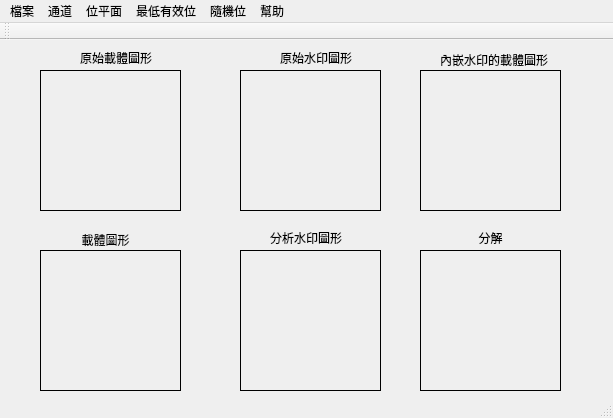
<?xml version="1.0" encoding="UTF-8"?>
<ui version="4.0">
 <class>MainWindow</class>
 <widget class="QMainWindow" name="MainWindow">
  <property name="geometry">
   <rect>
    <x>0</x>
    <y>0</y>
    <width>613</width>
    <height>418</height>
   </rect>
  </property>
  <property name="windowTitle">
   <string>chapter10</string>
  </property>
  <widget class="QWidget" name="centralWidget">
   <widget class="QLabel" name="label1">
    <property name="geometry">
     <rect>
      <x>40</x>
      <y>30</y>
      <width>141</width>
      <height>141</height>
     </rect>
    </property>
    <property name="frameShape">
     <enum>QFrame::Box</enum>
    </property>
    <property name="text">
     <string/>
    </property>
   </widget>
   <widget class="QLabel" name="label2">
    <property name="geometry">
     <rect>
      <x>240</x>
      <y>30</y>
      <width>141</width>
      <height>141</height>
     </rect>
    </property>
    <property name="frameShape">
     <enum>QFrame::Box</enum>
    </property>
    <property name="text">
     <string/>
    </property>
   </widget>
   <widget class="QLabel" name="label4">
    <property name="geometry">
     <rect>
      <x>40</x>
      <y>210</y>
      <width>141</width>
      <height>141</height>
     </rect>
    </property>
    <property name="frameShape">
     <enum>QFrame::Box</enum>
    </property>
    <property name="text">
     <string/>
    </property>
   </widget>
   <widget class="QLabel" name="label5">
    <property name="geometry">
     <rect>
      <x>240</x>
      <y>210</y>
      <width>141</width>
      <height>141</height>
     </rect>
    </property>
    <property name="frameShape">
     <enum>QFrame::Box</enum>
    </property>
    <property name="text">
     <string/>
    </property>
   </widget>
   <widget class="QLabel" name="label">
    <property name="geometry">
     <rect>
      <x>80</x>
      <y>10</y>
      <width>81</width>
      <height>16</height>
     </rect>
    </property>
    <property name="text">
     <string>原始載體圖形</string>
    </property>
   </widget>
   <widget class="QLabel" name="label_2">
    <property name="geometry">
     <rect>
      <x>280</x>
      <y>10</y>
      <width>81</width>
      <height>16</height>
     </rect>
    </property>
    <property name="text">
     <string>原始水印圖形</string>
    </property>
   </widget>
   <widget class="QLabel" name="label_3">
    <property name="geometry">
     <rect>
      <x>40</x>
      <y>190</y>
      <width>131</width>
      <height>20</height>
     </rect>
    </property>
    <property name="text">
     <string>載體圖形</string>
    </property>
    <property name="alignment">
     <set>Qt::AlignCenter</set>
    </property>
   </widget>
   <widget class="QLabel" name="label_4">
    <property name="geometry">
     <rect>
      <x>270</x>
      <y>190</y>
      <width>81</width>
      <height>16</height>
     </rect>
    </property>
    <property name="text">
     <string>分析水印圖形</string>
    </property>
   </widget>
   <widget class="QLabel" name="label3">
    <property name="geometry">
     <rect>
      <x>420</x>
      <y>30</y>
      <width>141</width>
      <height>141</height>
     </rect>
    </property>
    <property name="frameShape">
     <enum>QFrame::Box</enum>
    </property>
    <property name="text">
     <string/>
    </property>
   </widget>
   <widget class="QLabel" name="label_5">
    <property name="geometry">
     <rect>
      <x>440</x>
      <y>10</y>
      <width>111</width>
      <height>20</height>
     </rect>
    </property>
    <property name="text">
     <string>內嵌水印的載體圖形</string>
    </property>
   </widget>
   <widget class="QLabel" name="label6">
    <property name="geometry">
     <rect>
      <x>420</x>
      <y>210</y>
      <width>141</width>
      <height>141</height>
     </rect>
    </property>
    <property name="frameShape">
     <enum>QFrame::Box</enum>
    </property>
    <property name="text">
     <string/>
    </property>
   </widget>
   <widget class="QLabel" name="label_6">
    <property name="geometry">
     <rect>
      <x>450</x>
      <y>190</y>
      <width>81</width>
      <height>16</height>
     </rect>
    </property>
    <property name="text">
     <string>分解</string>
    </property>
    <property name="alignment">
     <set>Qt::AlignCenter</set>
    </property>
   </widget>
  </widget>
  <widget class="QMenuBar" name="menuBar">
   <property name="geometry">
    <rect>
     <x>0</x>
     <y>0</y>
     <width>613</width>
     <height>23</height>
    </rect>
   </property>
   <widget class="QMenu" name="menu">
    <property name="title">
     <string>檔案</string>
    </property>
    <addaction name="openLenaJpg"/>
    <addaction name="openCustomeFile"/>
    <addaction name="restoreFile"/>
    <addaction name="exitSystem"/>
   </widget>
   <widget class="QMenu" name="menu_2">
    <property name="title">
     <string>幫助</string>
    </property>
    <addaction name="copyright"/>
    <addaction name="about"/>
   </widget>
   <widget class="QMenu" name="menu_9">
    <property name="title">
     <string>通道</string>
    </property>
    <widget class="QMenu" name="menuR_2">
     <property name="title">
      <string>R通道</string>
     </property>
     <addaction name="Rcolor"/>
     <addaction name="Rgrey"/>
    </widget>
    <widget class="QMenu" name="menuG">
     <property name="title">
      <string>G通道</string>
     </property>
     <addaction name="Gcolor"/>
     <addaction name="Ggrey"/>
    </widget>
    <widget class="QMenu" name="menuB">
     <property name="title">
      <string>B通道</string>
     </property>
     <addaction name="Bcolor"/>
     <addaction name="Bgrey"/>
    </widget>
    <addaction name="menuR_2"/>
    <addaction name="menuG"/>
    <addaction name="menuB"/>
   </widget>
   <widget class="QMenu" name="menu_5">
    <property name="title">
     <string>位平面</string>
    </property>
    <widget class="QMenu" name="menu_12">
     <property name="title">
      <string>彩色</string>
     </property>
     <addaction name="zero"/>
     <addaction name="one"/>
     <addaction name="two"/>
     <addaction name="three"/>
     <addaction name="four"/>
     <addaction name="five"/>
     <addaction name="six"/>
     <addaction name="seven"/>
    </widget>
    <widget class="QMenu" name="menu_3">
     <property name="title">
      <string>灰階</string>
     </property>
     <addaction name="zeroGray"/>
     <addaction name="oneGray"/>
     <addaction name="twoGray"/>
     <addaction name="threeGray"/>
     <addaction name="fourGray"/>
     <addaction name="fiveGray"/>
     <addaction name="sixGray"/>
     <addaction name="sevenGray"/>
    </widget>
    <addaction name="menu_12"/>
    <addaction name="menu_3"/>
   </widget>
   <widget class="QMenu" name="menu_4">
    <property name="title">
     <string>最低有效位</string>
    </property>
    <addaction name="NEmbed"/>
    <addaction name="NExtract"/>
   </widget>
   <widget class="QMenu" name="menu_6">
    <property name="title">
     <string>隨機位</string>
    </property>
    <addaction name="NBRembed"/>
    <addaction name="NBRextract"/>
   </widget>
   <addaction name="menu"/>
   <addaction name="menu_9"/>
   <addaction name="menu_5"/>
   <addaction name="menu_4"/>
   <addaction name="menu_6"/>
   <addaction name="menu_2"/>
  </widget>
  <widget class="QToolBar" name="mainToolBar">
   <attribute name="toolBarArea">
    <enum>TopToolBarArea</enum>
   </attribute>
   <attribute name="toolBarBreak">
    <bool>false</bool>
   </attribute>
  </widget>
  <widget class="QStatusBar" name="statusBar"/>
  <action name="openLenaJpg">
   <property name="text">
    <string>開啟測試檔案（lena.jpg)</string>
   </property>
  </action>
  <action name="openCustomeFile">
   <property name="text">
    <string>開啟自訂檔案</string>
   </property>
  </action>
  <action name="restoreFile">
   <property name="text">
    <string>復原</string>
   </property>
  </action>
  <action name="exitSystem">
   <property name="text">
    <string>離開</string>
   </property>
  </action>
  <action name="copyright">
   <property name="text">
    <string>版權</string>
   </property>
  </action>
  <action name="about">
   <property name="text">
    <string>關於</string>
   </property>
  </action>
  <action name="embed">
   <property name="text">
    <string>內嵌</string>
   </property>
  </action>
  <action name="extract">
   <property name="text">
    <string>分析</string>
   </property>
  </action>
  <action name="NEmbed">
   <property name="text">
    <string>內嵌</string>
   </property>
  </action>
  <action name="NExtract">
   <property name="text">
    <string>分析</string>
   </property>
  </action>
  <action name="Rcolor">
   <property name="text">
    <string>彩色</string>
   </property>
  </action>
  <action name="Gcolor">
   <property name="text">
    <string>彩色</string>
   </property>
  </action>
  <action name="Bcolor">
   <property name="text">
    <string>彩色</string>
   </property>
  </action>
  <action name="Rgrey">
   <property name="text">
    <string>灰階</string>
   </property>
  </action>
  <action name="Ggrey">
   <property name="text">
    <string>灰階</string>
   </property>
  </action>
  <action name="Bgrey">
   <property name="text">
    <string>灰階</string>
   </property>
  </action>
  <action name="zero">
   <property name="text">
    <string>第0層</string>
   </property>
   <property name="toolTip">
    <string>第0層</string>
   </property>
  </action>
  <action name="one">
   <property name="text">
    <string>第1層</string>
   </property>
   <property name="toolTip">
    <string>第1層</string>
   </property>
  </action>
  <action name="two">
   <property name="text">
    <string>第2層</string>
   </property>
   <property name="toolTip">
    <string>第2層</string>
   </property>
  </action>
  <action name="three">
   <property name="text">
    <string>第3層</string>
   </property>
   <property name="toolTip">
    <string>第3層</string>
   </property>
  </action>
  <action name="four">
   <property name="text">
    <string>第4層</string>
   </property>
   <property name="toolTip">
    <string>第4層</string>
   </property>
  </action>
  <action name="five">
   <property name="text">
    <string>第5層</string>
   </property>
   <property name="toolTip">
    <string>第5層</string>
   </property>
  </action>
  <action name="six">
   <property name="text">
    <string>第6層</string>
   </property>
   <property name="toolTip">
    <string>第6層</string>
   </property>
  </action>
  <action name="seven">
   <property name="text">
    <string>第7層</string>
   </property>
   <property name="toolTip">
    <string>第7層</string>
   </property>
  </action>
  <action name="zeroGray">
   <property name="text">
    <string>第0層</string>
   </property>
   <property name="toolTip">
    <string>第0層</string>
   </property>
  </action>
  <action name="oneGray">
   <property name="text">
    <string>第1層</string>
   </property>
   <property name="toolTip">
    <string>第1層</string>
   </property>
  </action>
  <action name="twoGray">
   <property name="text">
    <string>第2層</string>
   </property>
   <property name="toolTip">
    <string>第2層</string>
   </property>
  </action>
  <action name="threeGray">
   <property name="text">
    <string>第3層</string>
   </property>
  </action>
  <action name="fourGray">
   <property name="text">
    <string>第4層</string>
   </property>
   <property name="toolTip">
    <string>第4層</string>
   </property>
  </action>
  <action name="fiveGray">
   <property name="text">
    <string>第5層</string>
   </property>
   <property name="toolTip">
    <string>第5層</string>
   </property>
  </action>
  <action name="sixGray">
   <property name="text">
    <string>第6層</string>
   </property>
   <property name="toolTip">
    <string>第6層</string>
   </property>
  </action>
  <action name="sevenGray">
   <property name="text">
    <string>第7層</string>
   </property>
   <property name="toolTip">
    <string>第7層</string>
   </property>
  </action>
  <action name="BRembed">
   <property name="text">
    <string>內嵌</string>
   </property>
  </action>
  <action name="NBRembed">
   <property name="text">
    <string>內嵌</string>
   </property>
  </action>
  <action name="BRextract">
   <property name="text">
    <string>分析</string>
   </property>
  </action>
  <action name="NBRextract">
   <property name="text">
    <string>分析</string>
   </property>
  </action>
 </widget>
 <layoutdefault spacing="6" margin="11"/>
 <resources/>
 <connections/>
</ui>
